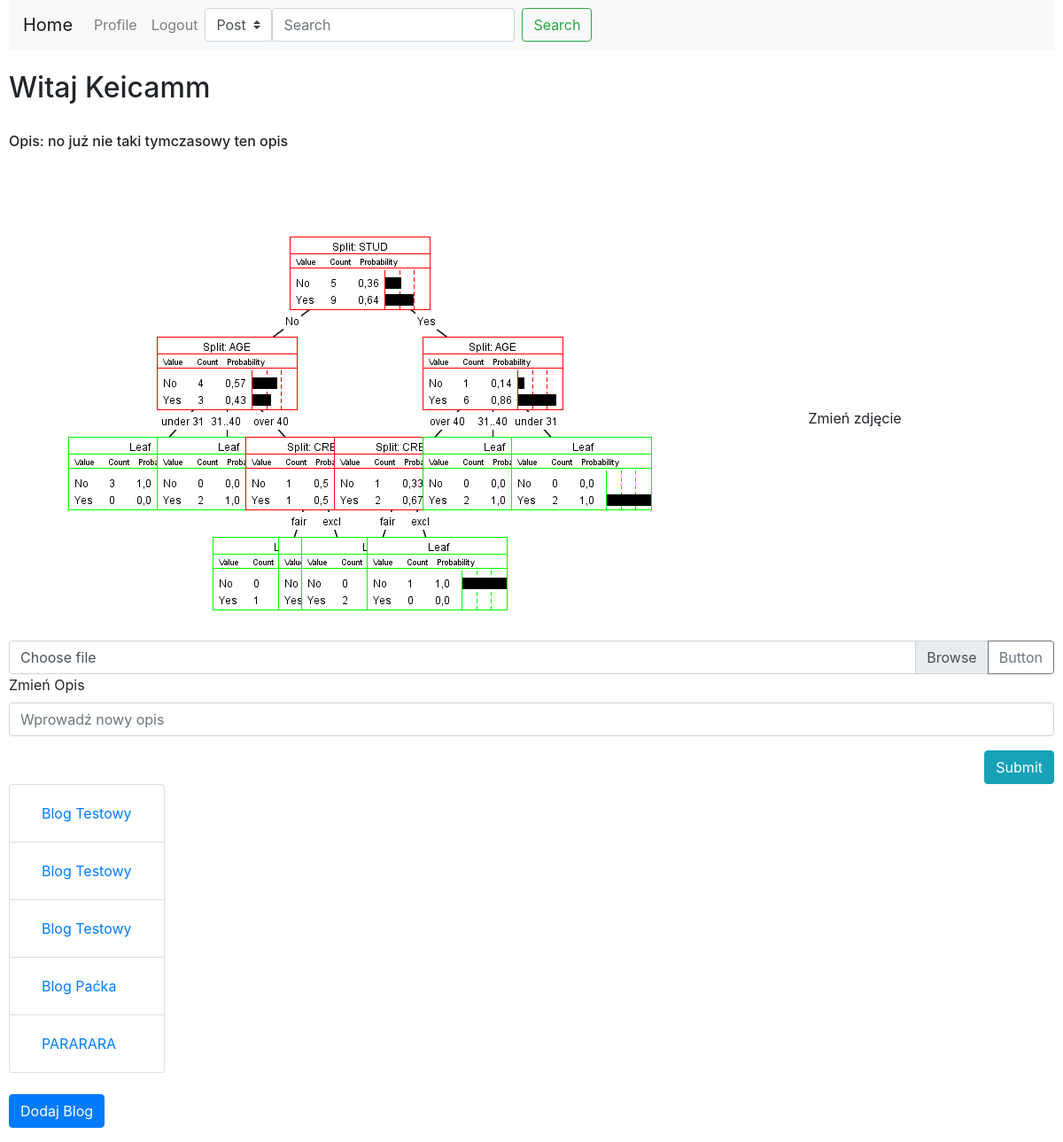
Before: /profile/ (signed in) with the older database file.
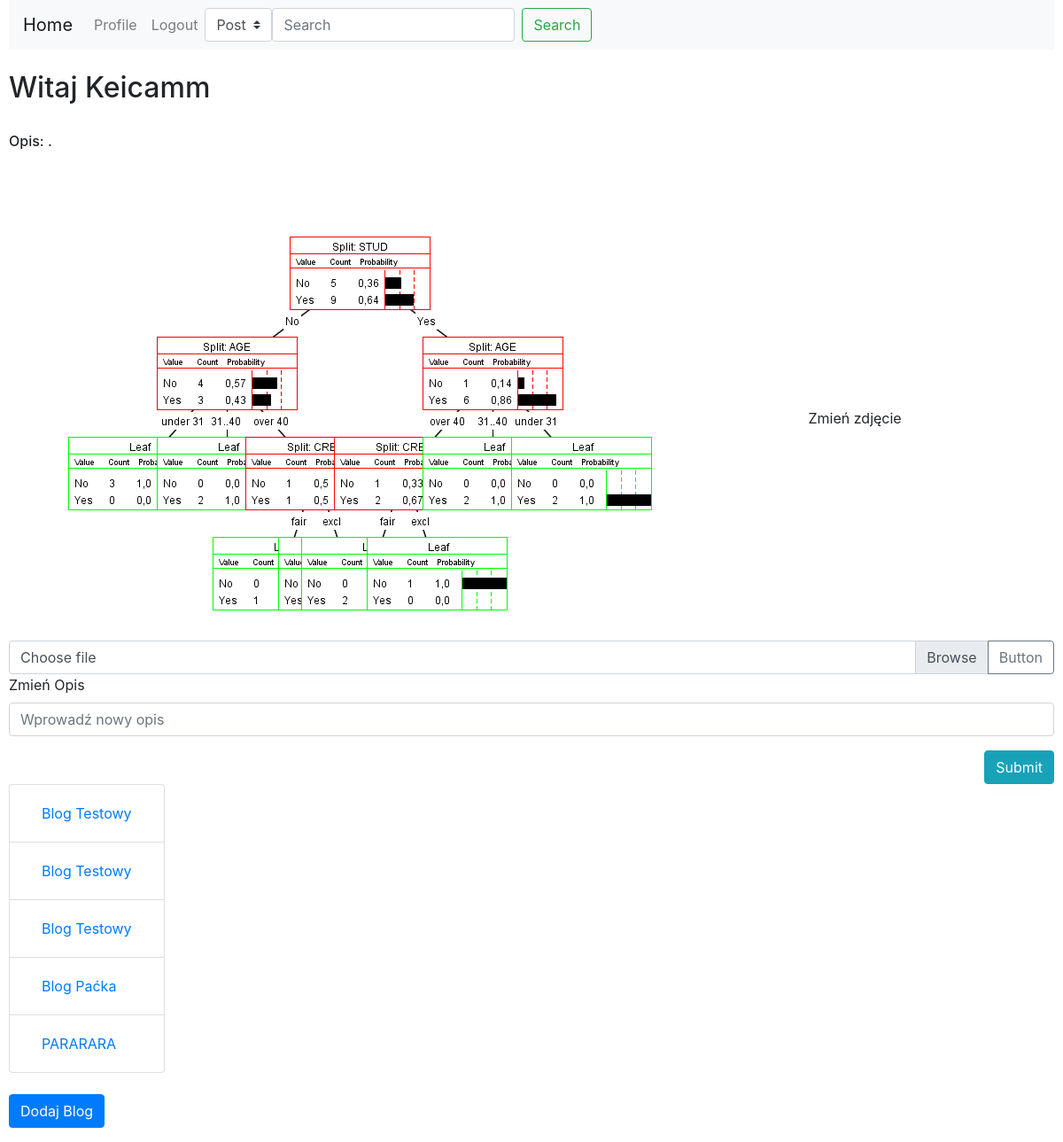
After: the same page with the newer database file.
### Blog/models.py (models this page shows)
class Profil(models.Model):
    User=models.OneToOneField(User,on_delete=models.CASCADE,primary_key=True)
    Zdjecie=models.ImageField(default='aaa.png',upload_to='Profilowe')
    Opis=models.CharField(max_length=1000)

### Blog/views.py (the view)
# urls.py: path('profile/',views.profile,name='profile'),
def profile(request):
    if request.user.is_authenticated:
        p = models.Profil.objects.get(User=request.user)
        b = models.Blog.objects.filter(IDAutor = request.user)
    return render(request,"Blog/profile.html",{'account': p, 'blogs':b})

### Blog/templates/Blog/profile.html (shortened to what this page needs)
{%extends 'Blog/base.html'%}
{%block content%}
    <h2>Witaj {{account.User.username}}</h2>
    <br>
    <h6>Opis: {{account.Opis}}</h6>
    <br><br>
        <div class="form-group">
            <img src="{{account.Zdjecie.url}}">
            {%block tmp%}
            <label for="formGroupExampleInput">Zmień zdjęcie</label>
            <div class="input-group">
                <div class="custom-file">
                    <label class="custom-file-label" for="inputGroupFile04">Choose file</label>
                </div>
                <div class="input-group-append">
                    <button class="btn btn-outline-secondary" type="button">Button</button>
                </div>
            </div>
            <form action="/editOpis/" method="post">
            <div class="form-group">
                <label for="OpisForm">Zmień Opis</label>
                <input type="text" class="form-control" id="OpisForm" name="OpisForm" placeholder="Wprowadź nowy opis">
            </div>
            <input type="submit" style="float:right" class="btn btn-info" id="OpisFormBtn">
          </form>
{%if blogs%}
<nav class="nav flex-column">
        <ul class="list-group mr-auto">
        {%for blog in blogs%}
        <li class="list-group-item"><a class="nav-link" href="{{blog.IDBlog}}/details">{{blog.Nazwa}}</a></li>
        {%endfor%}
        </ul>
      </nav>
      <br>
      {%else%}
      <h4>Nie masz żadnych blogów</h4>
      {%endif%}
<button type="button" class="btn btn-primary" data-toggle="modal" data-target="#exampleModalCentered">
  Dodaj Blog
</button>
{%endblock%}
{%endblock%}

Changed rows visible on the page:
changed Profil "Keicamm": Opis "no już nie taki tymczasowy ten opis" → "."
